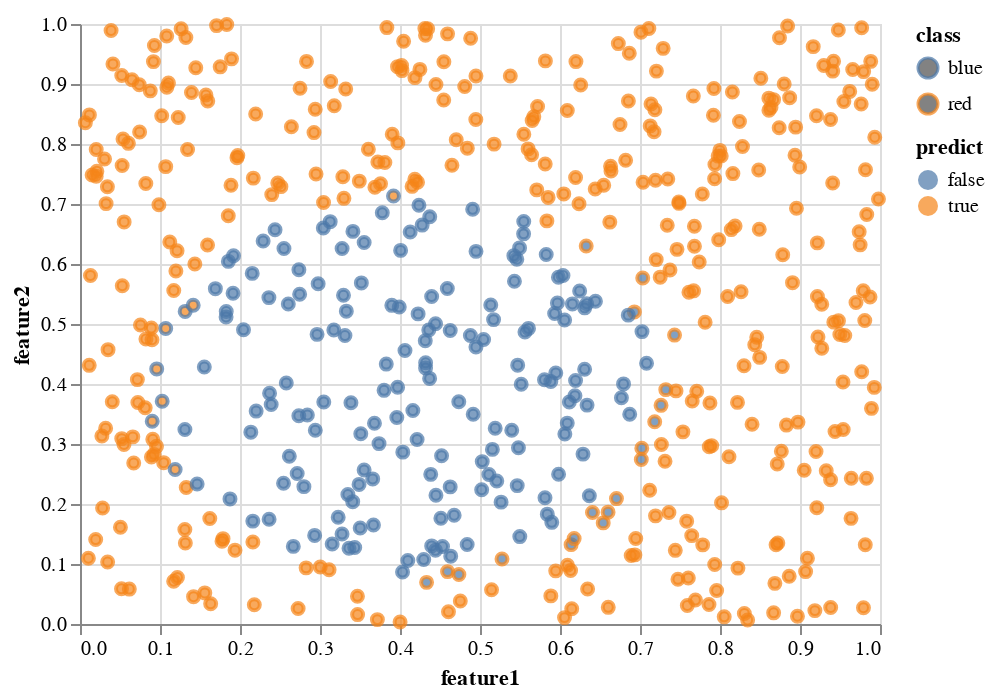

Notebook cell for this chart:
### Code cell
chart = (alt.Chart(df)
    .mark_point()
    .encode(
        x="feature1",
        y="feature2",
        color="class",
        fill="predict",
    ))
chart

### Figure 1 — Vega-Lite specification as saved in the notebook (floating-point values rounded to 4 significant figures; data arrays with more than 128 entries replaced by an {"elided": "..."} marker saying what was removed)
{"config": {"view": {"continuousWidth": 400, "continuousHeight": 300}}, "data": {"name": "data-20d34ab404436bb7a5c0d11d050fad93"}, "mark": "point", "encoding": {"color": {"type": "nominal", "field": "class"}, "fill": {"type": "nominal", "field": "predict"}, "x": {"type": "quantitative", "field": "feature1"}, "y": {"type": "quantitative", "field": "feature2"}}, "$schema": "https://vega.github.io/schema/vega-lite/v4.8.1.json", "datasets": {"data-20d34ab404436bb7a5c0d11d050fad93": {"elided": "550 records"}}}
